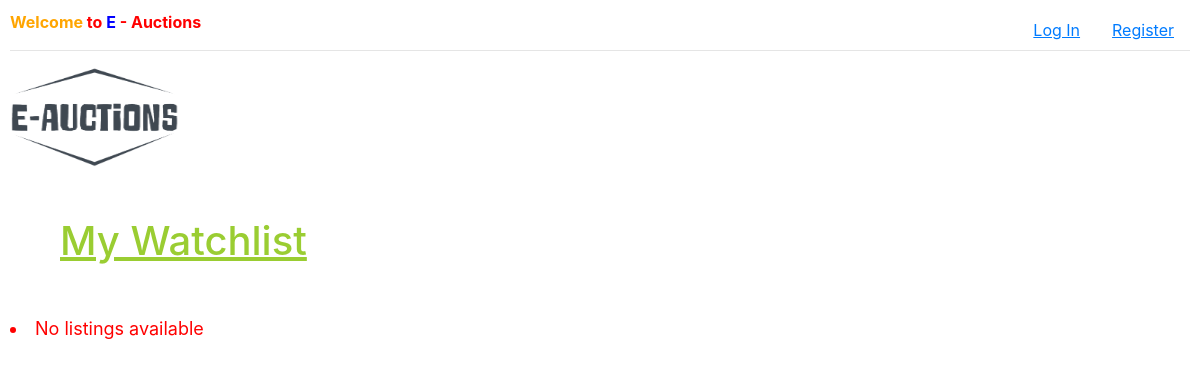
/1/watchlist, run on an earlier commit of the app's database.
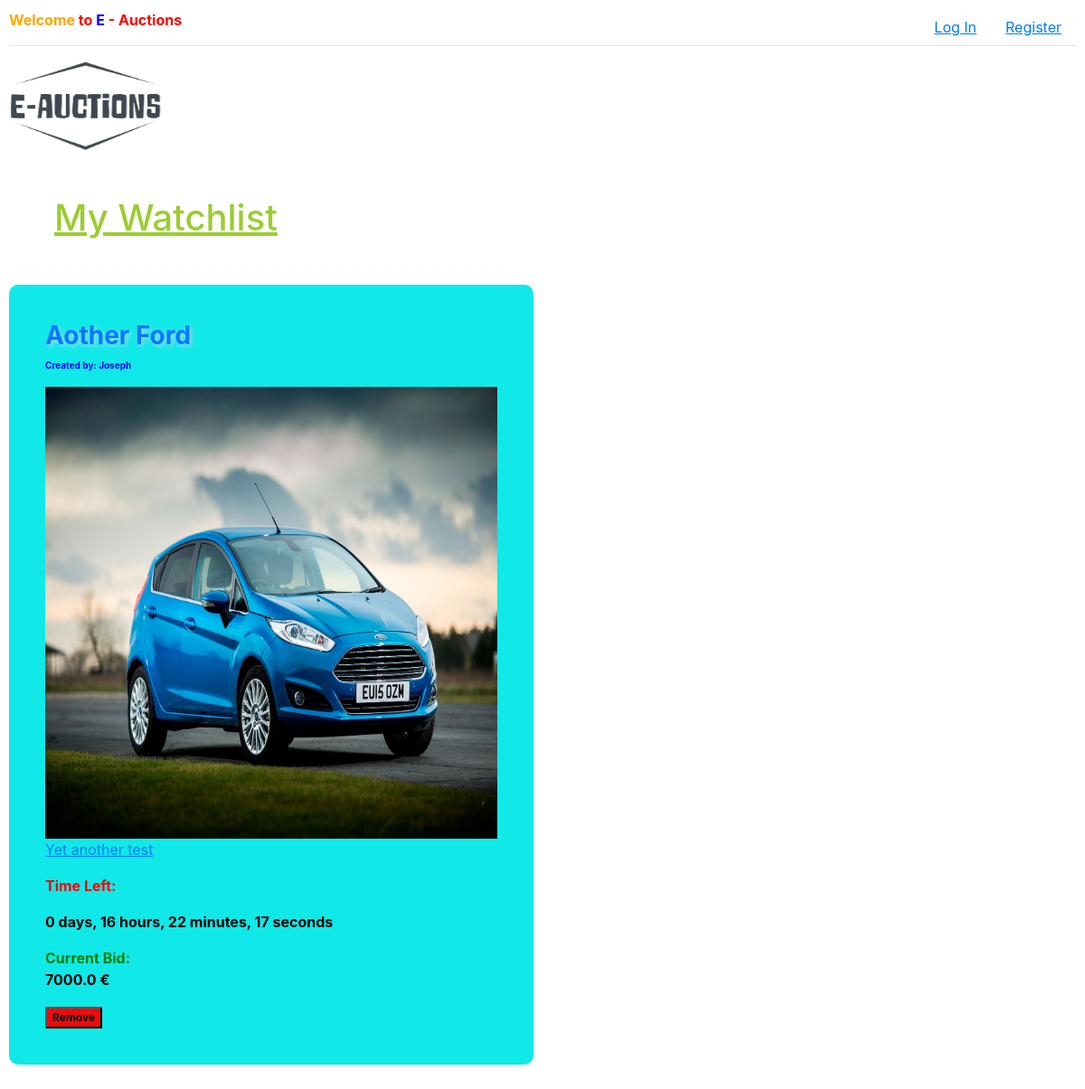
And on a later commit of the database.
### auctions/models.py (models this page shows, shortened)
class Listing(models.Model):
    creator = models.ForeignKey(User, on_delete=models.CASCADE, related_name="mylistings")
    title = models.CharField(max_length=25)
    description = models.CharField(max_length=64)
    BidVal= models.FloatField()
    ProductCat = models.ForeignKey(Category, on_delete=models.CASCADE, related_name="listings")
    ImageUrls = models.ImageField(upload_to='images/', blank=True, null=True)
    Status= models.BooleanField(default=False)
    Duration = models.DurationField()
    Watchlist = models.BooleanField(default=False)
    created_at = models.DateTimeField(auto_now_add=True)
    updated_at = models.DateTimeField(auto_now=True)
    def time_left(self):
        end_time = self.created_at + self.Duration
        current_time = timezone.now()
        time_left = end_time - current_time
        return max(time_left, timedelta(seconds=0))# ensures if time_left is negative, it returns 0
    def time_left_str(self):
        time_left = self.time_left()
        days = time_left.days
        hours, remainder = divmod(time_left.seconds, 3600)
        minutes, seconds = divmod(remainder, 60)
        return f"{days} days, {hours} hours, {minutes} minutes, {seconds} seconds"

class User(AbstractUser):
    pass
    mywatchlist = models.ManyToManyField('Listing', blank=True, related_name="watchlist")

### auctions/views.py (the view)
# urls.py: path("<int:user_id>/watchlist", views.watchlist_view, name="watchlist"),
def watchlist_view(request, user_id):
    if user_id is None:
        return HttpResponse(f"<h1> {user_id} not found </h1>")
    user = User.objects.get(id=user_id)
    all_mywatches = user.mywatchlist.all()
    return render(request, "auctions/watchlist.html", {
        "watchlist": all_mywatches
    })

### auctions/templates/auctions/watchlist.html (shortened to what this page needs)
{% extends "auctions/layout.html" %}
{% block body %}
    <h1 style="text-decoration: underline; color: yellowgreen; margin: 50px; text-align: left;">My Watchlist</h1>
        {% for listing in watchlist %}
            <div style="margin-bottom: 20px; margin-top: 50px; background-color: rgb(17, 232, 232); border-radius: 10px; width: fit-content; padding: 40px;">
                <a href="{% url 'auctions:listing' listing.id %}">
                    <h3 style="text-shadow: 2px 2px 5px lightblue; font-weight: bold;">{{listing.title}}</h3>
                    <p style="color: blue; font-weight: bold; font-size: x-small;">Created by: {{listing.creator}}</p>
                    <img src="{{listing.ImageUrls.url}}" alt="{{listing.ImageUrls.url}}" width="500" height="500">
                    <p style="text-decoration:underline;">{{listing.description}}</p>
                    <p>
                        <span style="color: red; font-weight: bold;">Time Left: <p style="color: black; font-weight: bold;">{{listing.time_left_str}}</p></span>
                        <span style="color: green; font-weight: bold;">Current Bid: <p style="color: black; font-weight: bold;">{{listing.BidVal}} €</p></span>
                    </p>
                </a>
                    <form action="{% url 'auctions:remove_from_watchlist' listing.id user.id %}" method="post" style="display: inline;">
                        <button class="watchlist_btn" style="background-color: rgb(241, 10, 10); font-size: 12px; font-weight: bold;"> Remove </button>
                    </form>
            </div>
        {% empty %}
            <li style="color: red; font-size: 18px;">No listings available</li>
        {% endfor %}
{% endblock %}

What changed in the data, as far as the page shows it:
added Listing: title "Aother Ford", creator "Joseph", ImageUrls (picture), description "Yet another test", time_left_str "0 days, 16 hours, 22 minutes, 17 seconds", BidVal "7000.0"
Also different on the page:
text no longer shown: "No listings available"
